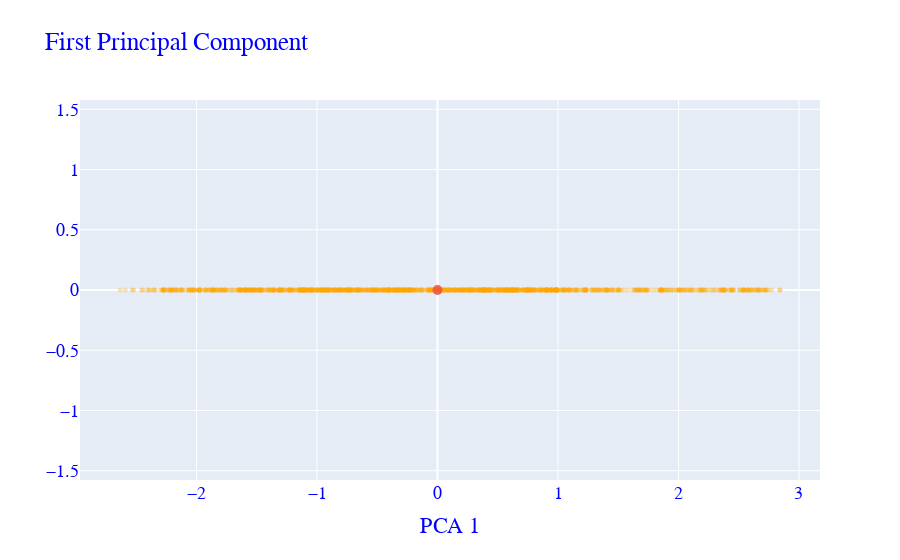

Source (notebook cell):
### Code cell
import plotly.graph_objects as go
import plotly.io as pio
 
pio.templates.default = "plotly" # ["plotly", "plotly_white", "plotly_dark", "ggplot2", "seaborn", "simple_white", "none"]:


fig = go.Figure()

fig.add_trace(
    go.Scatter(
        x=converted_bird1[:,0].flatten(),
        y=np.zeros(1000),
        mode='markers',
        marker=dict(
        size=5,
        color='Orange',   # choose a colorscale
        opacity=0.3
    )
        
))

fig.add_trace(
    go.Scatter(
        x=[0],
        y=[0],
        mode='markers',
        marker=dict(
        size=10,
        colorscale='Viridis',   # choose a colorscale
        opacity=0.9
    )
    
    )

)
        

fig.update_yaxes(scaleanchor = "x",scaleratio = 1)
fig.update_layout(
    title="First Principal Component",
    showlegend=False,
    xaxis_title="PCA 1",
    #yaxis_title="Y Axis ",
    font=dict(
        family="Courier New, monospace",
        size=18,
        color="Blue",
    )
)

### Figure 1 — Plotly figure (JSON) as saved in the notebook; plotly's stock layout.template omitted (floating-point values rounded to 4 significant figures; data arrays with more than 128 entries replaced by an {"elided": "..."} marker saying what was removed)
{"data": [{"marker": {"color": "Orange", "opacity": 0.3, "size": 5}, "mode": "markers", "type": "scatter", "x": {"elided": "1000 float values"}, "y": {"elided": "1000 int values"}}, {"marker": {"colorscale": [[0, "#440154"], [0.1111, "#482878"], [0.2222, "#3e4989"], [0.3333, "#31688e"], [0.4444, "#26828e"], [0.5556, "#1f9e89"], [0.6667, "#35b779"], [0.7778, "#6ece58"], [0.8889, "#b5de2b"], [1, "#fde725"]], "opacity": 0.9, "size": 10}, "mode": "markers", "type": "scatter", "x": [0], "y": [0]}], "layout": {"autosize": true, "font": {"color": "Blue", "family": "Courier New, monospace", "size": 18}, "showlegend": false, "title": {"text": "First Principal Component"}, "xaxis": {"autorange": true, "domain": [0, 1], "range": [-6.491, 6.698], "title": {"text": "PCA 1"}, "type": "linear"}, "yaxis": {"autorange": true, "domain": [0, 1], "range": [-1, 1], "scaleanchor": "x", "scaleratio": 1, "type": "linear"}}}
